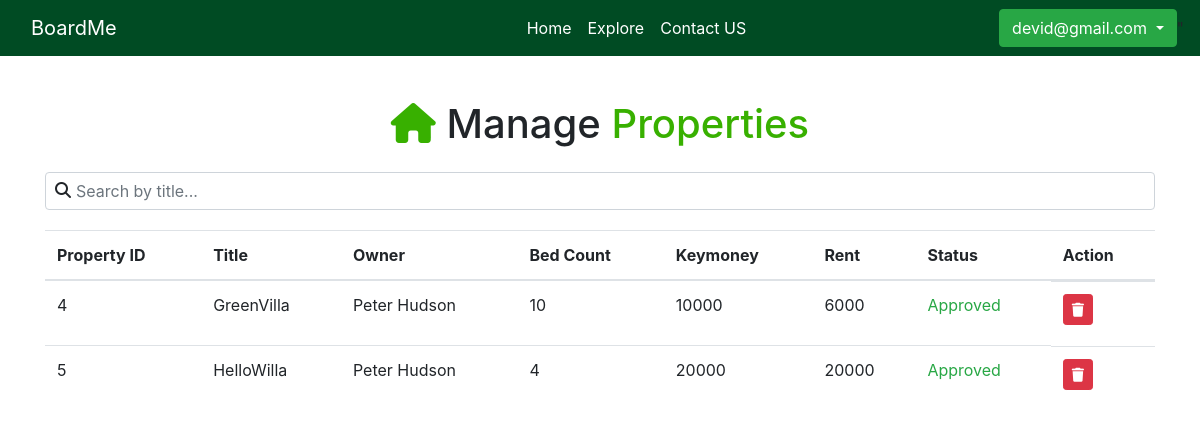
The app's page /pages/Admin/ManageProperties/manageProperties.php (signed in) with its own data.
### tables this page shows
CREATE TABLE `property` (
  `PropertyID` int(11) NOT NULL,
  `Title` varchar(255) NOT NULL,
  `Description` text NOT NULL,
  `BedCount` int(11) NOT NULL,
  `StdCount` int(11) NOT NULL,
  `Rent` varchar(255) NOT NULL,
  `Keymoney` varchar(255) NOT NULL,
  `Address` varchar(255) NOT NULL,
  `Coordinates` varchar(255) NOT NULL,
  `Status` varchar(30) NOT NULL,
  `OwnerID` int(11) NOT NULL
);

CREATE TABLE `user` (
  `UserID` int(11) NOT NULL,
  `Name` varchar(255) NOT NULL,
  `Address` varchar(255) NOT NULL,
  `NIC` varchar(20) NOT NULL,
  `ContactNo` varchar(20) NOT NULL,
  `Email` varchar(255) NOT NULL,
  `Password` varchar(255) NOT NULL,
  `RoleID` int(11) NOT NULL,
  `Added` datetime NOT NULL DEFAULT current_timestamp()
);

### data/fetchProperties.php (called while the page is built, shortened)
<?php
include_once __DIR__ . '/../helpers/dbConn.php';
function fetchprops()
{
    if (isset($_SESSION['loggedin'])) {
        global $mysqli;
        $query = "SELECT property.PropertyID, property.Title, property.Description, property.Address, property.StdCount, property.BedCount, property.Rent, property.Keymoney, property.Status, user.Name
        FROM property
        INNER JOIN user ON property.OwnerID = user.UserID";
        $stmt = $mysqli->prepare($query);
        $stmt->execute();
        $result = $stmt->get_result();
        while ($prop = $result->fetch_assoc()) {
            $props[] = $prop;
        }
        return $props;
    } else {
        return null;
    }
}

### pages/Admin/ManageProperties/manageProperties.php (the view, shortened to what this page needs)
<?php
include_once './data/fetchProperties.php';
?>
<!DOCTYPE html>
<html lang="en">
<head>
    <link rel="stylesheet" href="./components/navbar.css">
    <link rel="stylesheet" href="https://cdn.jsdelivr.net/npm/bootstrap@4.0.0/dist/css/bootstrap.min.css">
    <link rel="stylesheet" href="https://cdnjs.cloudflare.com/ajax/libs/font-awesome/6.5.1/css/all.min.css">
</head>
<body>
    <?php include_once './components/navbar.php';?>
    <div class="container">
        <h1 class="text-center main-title mt-4 mb-4"><i class="fa-solid fa-house" style="color: #38B000;"></i> Manage <span style="color: #38b000">Properties</span></h1>
        <div class="row">
            <div class="col-md-12">
                <div class="search-box">
                    <i class="fa fa-search"></i>
                    <input type="text" class="form-control" id="searchInput" placeholder="Search by title..." onkeyup="searchName()">
                </div>
                <div class="table-responsive">
                    <table class="table align-middle" id="propertyTable">
                        <thead>
                            <tr>
                                <th scope="col">Property ID</th>
                                <th scope="col">Title</th>
                                <th scope="col">Owner</th>
                                <th scope="col">Bed Count</th>
                                <th scope="col">Keymoney</th>
                                <th scope="col">Rent</th>
                                <th scope="col">Status</th>
                                <th scope="col">Action</th>
                            </tr>
                        </thead>
                        <tbody>
                            <?php
                            $properties = fetchprops();
                            foreach ($properties as $property) {
                                $propID = $property['PropertyID'];
                                $Pstatus = $property['Status'];
                                $deletebtn = "<a class='btn btn-danger btn-sm text-white' data-bs-toggle='tooltip' data-bs-placement='bottom' title='Delete Property'><i class='fa-solid fa-trash'></i></a>";
                                if($Pstatus === "Pending"){
                                    $status = "<p class='text-danger'>Pending</p>";
                                    $acceptBtn = "<a href='/acceptProperty?id=$propID' class='btn btn-success btn-sm text-white mx-2' data-bs-toggle='tooltip' data-bs-placement='bottom' title='Accept Property'><i class='fa-solid fa-check'></i></a>";
                                }else if($Pstatus === "Approved"){
                                    $status = "<p class='text-success'>Approved</p>";
                                    $acceptBtn = null;
                                }
                                echo "
                                <tr>
                                <td>" . htmlspecialchars($property['PropertyID']) . "</td>
                                <td>" . htmlspecialchars($property['Title']) . "</td>
                                <td>" . htmlspecialchars($property['Name']) . "</td>
                                <td>" . htmlspecialchars($property['BedCount']) . "</td>
                                <td>" . htmlspecialchars($property['Keymoney']) . "</td>
                                <td>" . htmlspecialchars($property['Rent']) . "</td>
                                <td>" . $status . "</td>
                                <td class='d-flex'>". $acceptBtn . $deletebtn . "</td>
                                </tr>
                                ";
                            }
                            ?>
                        </tbody>
                    </table>
                </div>
            </div>
        </div>
    </div>

### pages/Admin/ManageProperties/manageProperties.php (style rules this page uses)
.container { padding-top: 20px; }
.table-responsive { margin: auto; }
.search-box { position: relative; margin-bottom: 20px; }
.search-box .fa-search { position: absolute; top: 10px; left: 10px; }
.search-box input { padding-left: 30px; }

### records on screen
property: PropertyID "4", Title "GreenVilla", OwnerID.Name "Peter Hudson", BedCount "10", Keymoney "10000", Rent "6000", Status "Approved"
property: PropertyID "5", Title "HelloWilla", OwnerID.Name "Peter Hudson", BedCount "4", Keymoney "20000", Rent "20000", Status "Approved"

### other values on screen
$email "devid@gmail.com"
